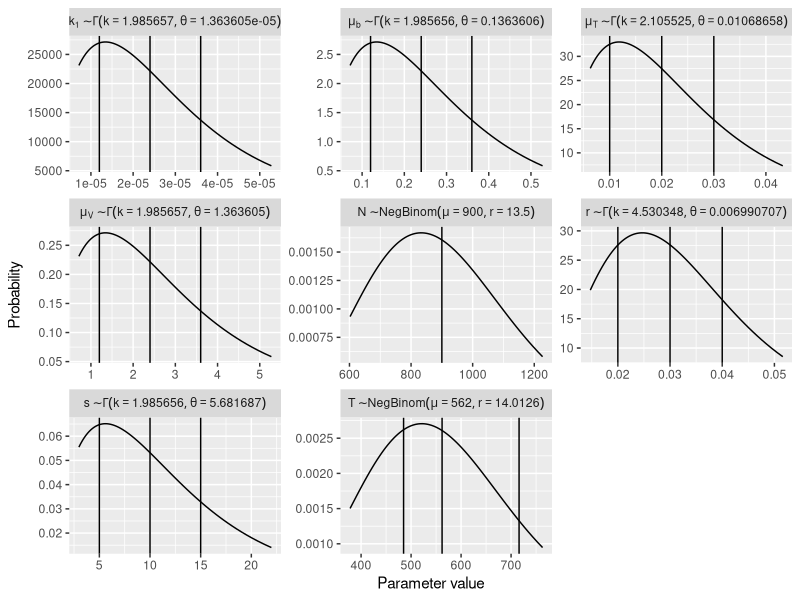
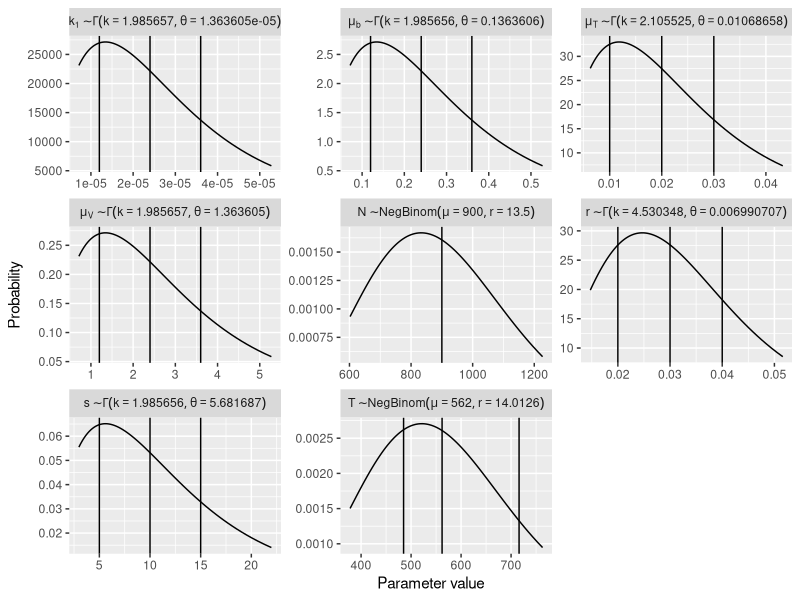

Here is the R script that generated these plots, in order:
## Perelson AS, Kirschner DE, De Boer R. Dynamics of HIV infection of CD4+ T
## cells. Math Biosci. 1993 Mar;114(1):81-125.
## doi: 10.1016/0025-5564(93)90043-a. PMID: 8096155.

library(dplyr) # coalesce
library(tidyr) # unnest
library(ggplot2)

## Can't facet stat_function, therefore need to sample from the
## distributions instead.
## https://stackoverflow.com/questions/1376967/using-stat-function-and-facet-wrap-together-in-ggplot2-in-r

df_compact <- tibble::tribble(
    ~param, ~median, ~iqr, ~distr, ~params,
    "s", 10, c(5, 15), "gamma", c(shape = 1.985656, scale = 5.681687),
    "r", 0.03, c(0.02, 0.04), "gamma", c(shape = 4.530347876, scale = 0.006990707),
    "mu[T]", 0.02, c(0.01, 0.03), "gamma", c(shape = 2.10552523, scale = 0.01068658),
    "mu[b]", 0.24, c(0.12, 0.36), "gamma", c(shape = 1.9856561, scale = 0.1363606),
    "mu[V]", 2.4, c(1.2, 3.6), "gamma", c(shape = 1.985657, scale = 1.363605),
    "k[1]", 2.4e-5, c(1.2e-5, 3.6e-5), "gamma", c(shape = 1.985657, scale = 1.363605e-5),
    "T", 562, c(485, 716), "nbinom", c(mu = 562, size = 14.0126),
    "N", 900, c(NA, NA), "nbinom", c(mu = 900, size = 13.5),
    )

## Remap values for plotmath.
distr_ <- c(gamma = "Gamma",
            nbinom = "NegBinom")
params_ <- c(shape = "k",
             scale = "theta",
             mu = "mu",
             size = "r")
df <-
    df_compact %>%
    group_by(param) %>%
    ## See ?plotmath for the label construction.
    mutate(label = paste0(param, "%~%", c(distr_[distr]),
                          " (", paste(params_[names(params[[1]])],
                                     setNames(params[[1]], NULL),
                                     sep = "==",
                                     collapse = ","), ")"),
           x = list(do.call(paste0("q", distr[[1]]),
                            c(p = list(seq(0.1, 0.9, 0.01)),
                              as.list(params[[1]]))))) %>%
    unnest(x) %>%
    mutate(p = do.call(paste0("d", distr[[1]]),
                       c(x = list(x),
                         as.list(params[[1]])))) %>%
    ungroup()
df_vlines <- 
    ## Merge median and IQR to overlay them as vertical lines.
    df %>%
    group_by(label) %>%
    distinct(median, iqr) %>%
    mutate(median = list(median)) %>%
    mutate(fit = list(sort(unlist(c_across(median:iqr))))) %>%
    unnest(fit)
label_ <- setNames(df %>% distinct(param, label) %>% pull(2),
                   df %>% distinct(param, label) %>% pull(1))
## Probability densities fitted to priors.
df %>%
    ggplot(aes(x, p, group = label)) +
    geom_line() +
    geom_vline(data = df_vlines, aes(xintercept = fit)) +
    facet_wrap(~ label, scales = "free",
               labeller = labeller(label = label_parsed)) +
    labs(x = "Parameter value",
         y = "Probability")

ggsave("../results/perelson1993-priors.pdf", width = 7, height = 4, scale = 1.2)
